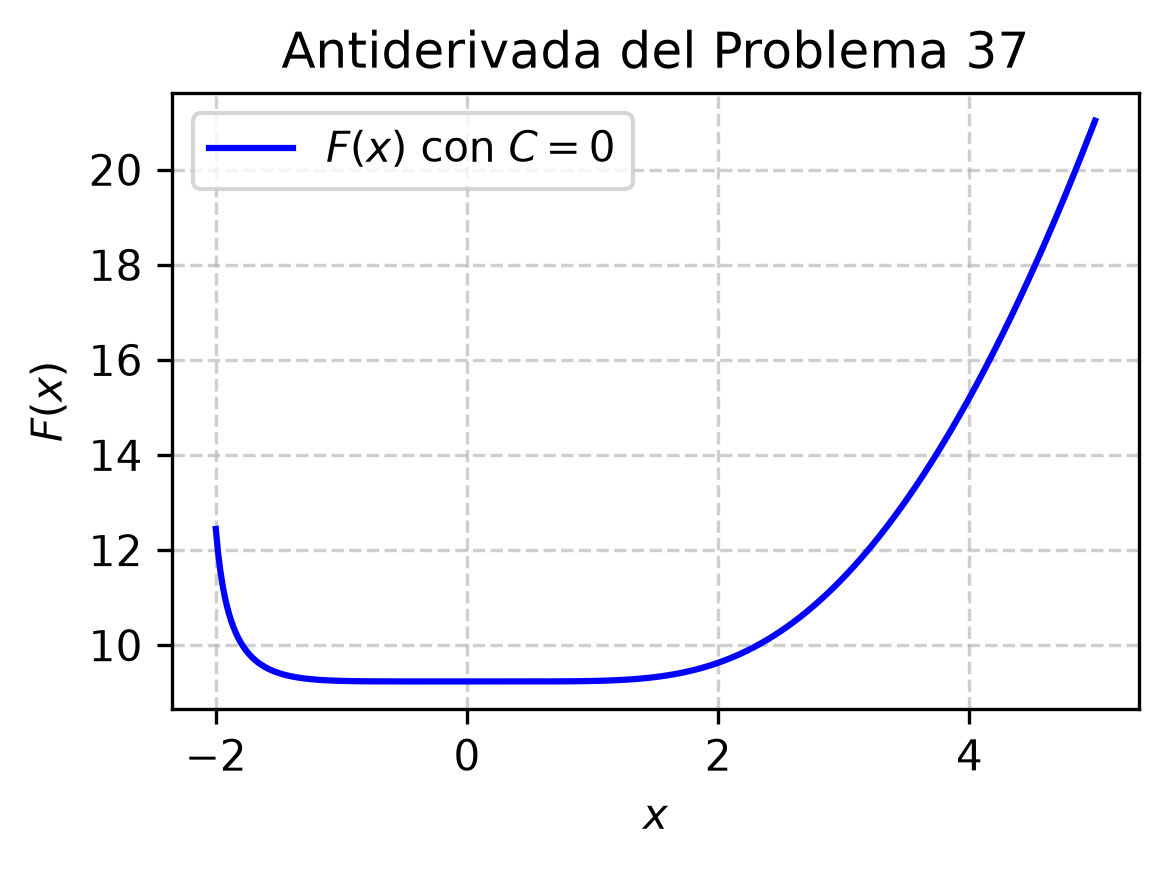

The script that saved this image:
import matplotlib
matplotlib.use('Agg')
import numpy as np
import matplotlib.pyplot as plt

# Definir el dominio de la función, evitando valores donde x^3 + 9 <= 0
x = np.linspace(-2.0, 5.0, 400)

# Función original y antiderivada con C = 0
# I = 4*(x**3 + 36) / (9 * (9 + x**3)**0.25)
def F(x):
    return (4.0 * (x**3 + 36.0)) / (9.0 * (9.0 + x**3)**0.25)

y = F(x)

plt.figure(figsize=(4, 3))
plt.plot(x, y, label=r'$F(x)$ con $C=0$', color='b', linewidth=1.5)
plt.title('Antiderivada del Problema 37')
plt.xlabel('$x$')
plt.ylabel('$F(x)$')
plt.grid(True, linestyle='--', alpha=0.6)
plt.legend(loc='best')
plt.tight_layout()

plt.savefig(r'semana_05/graficas/SEM05_P37_grafica.png', dpi=300, bbox_inches='tight')
plt.close()
